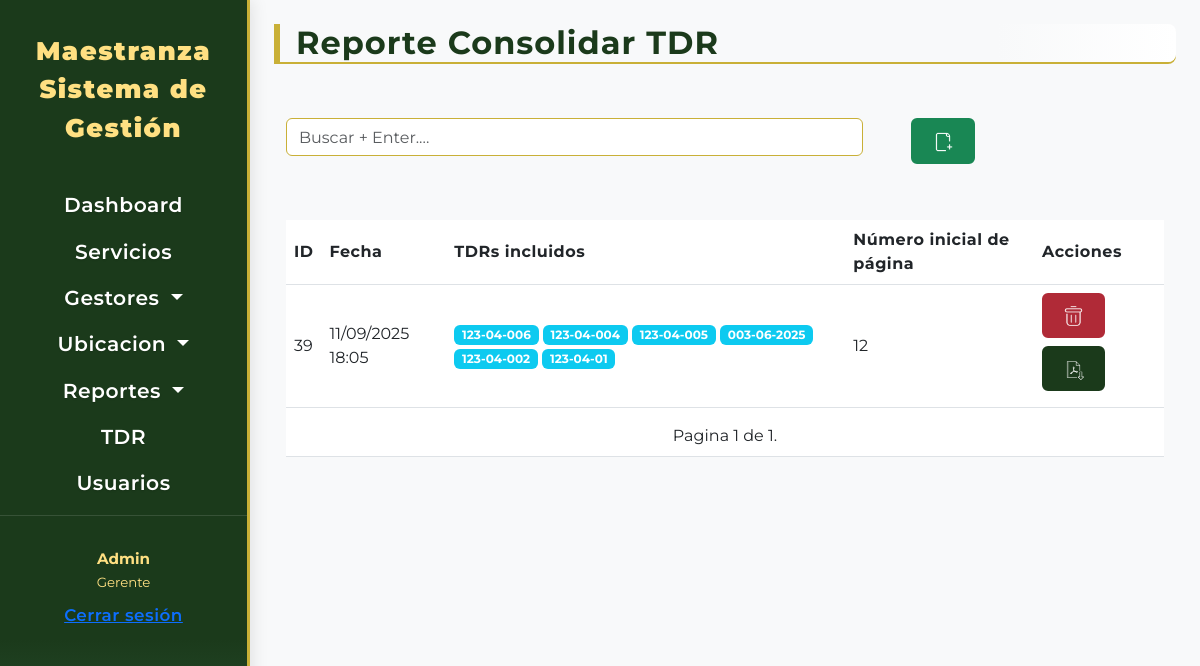
Page /tdr/consolidados/ (signed in) on the earlier database version.
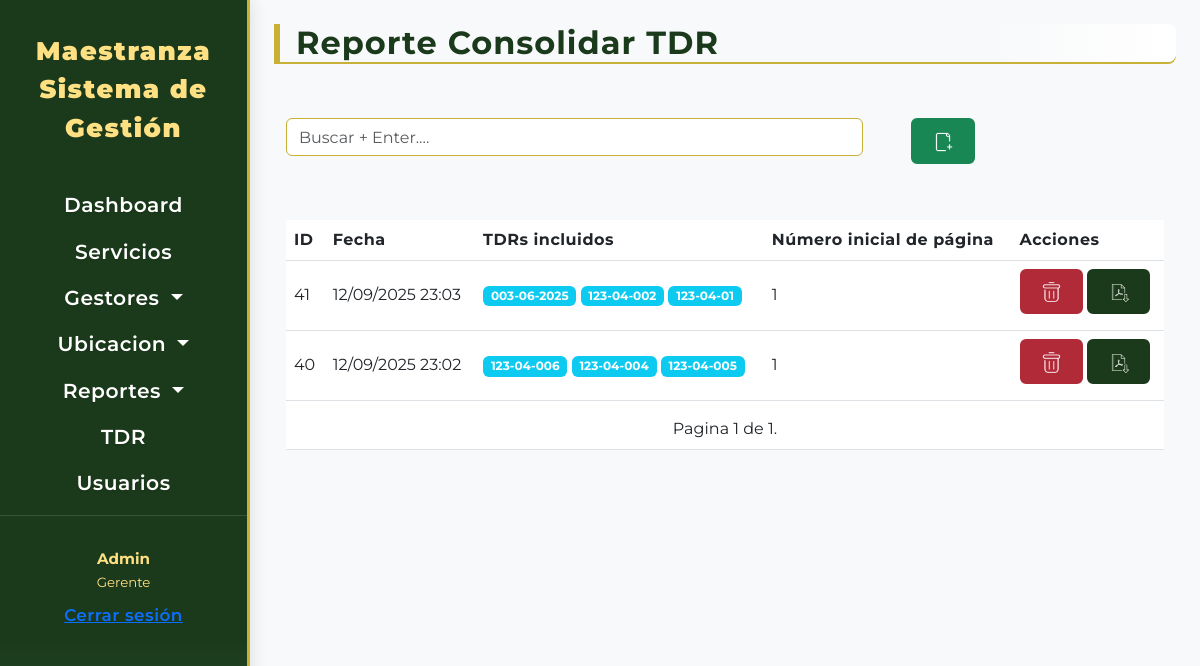
Same page on the later database version.
### tdr/models.py (models this page shows, shortened)
class ConsolidadoTDR(models.Model):
    fecha = models.DateTimeField(auto_now_add=True)
    tdrs = models.ManyToManyField(Requerimiento, related_name='consolidados')
    start_page = models.PositiveIntegerField(default=1)
    def get_borrar_url(self):
        return reverse('consolidado_tdr_borrar', args=[self.id])

class Requerimiento(models.Model):
    vehiculo = models.ForeignKey(
        Vehiculo,
        on_delete=models.CASCADE,
        related_name='requerimientos',
        verbose_name="Vehículo del Requerimiento"
    )
    fecha_creacion = models.DateTimeField(
        auto_now_add=True,
        verbose_name="Fecha de Creación del TDR",
        db_index=True
    )
    informe_tecnico_nro = models.CharField(
        unique=True,
        max_length=50,
        blank=True,
        null=True,
        verbose_name="Nº Informe Técnico"
    )
    servicios_propuestos = models.ManyToManyField(
        DescripcionServicio,
        through='RequerimientoDescripcionDetalle',
        related_name='requerimientos_asociados_servicio',
        verbose_name="Servicios Propuestos en TDR"
    )
    piezas_propuestas = models.ManyToManyField(
        PiezaTDR,
        through='RequerimientoPiezaDetalle',
        related_name='en_requerimientos',
        verbose_name="Piezas Propuestas en TDR"
    )
    class Meta:
        verbose_name = "Requerimiento TDR"
        verbose_name_plural = "Requerimientos TDRs"
        ordering = ['-fecha_creacion']

### tdr/views.py (the view)
# urls.py: path('consolidados/', views.lista_consolidados, name='lista_consolidados'),
@login_required
def lista_consolidados(request):
    search = request.GET.get('search', '').strip()
    consolidados = ConsolidadoTDR.objects.all().order_by('-fecha')
    if search:
        consolidados = consolidados.filter(
            tdrs__informe_tecnico_nro__icontains=search
        ).distinct()
    consolidados = paginacion(request, consolidados)
    return render(request, 'requerimiento/lista_consolidados.html', {
        'consolidados': consolidados,
        'urlindex': 'lista_consolidados',
        'urlcrear': 'consolidado_tdr_seleccion',
    })

### maestranza/utils.py (called while the page is built)
def paginacion(request,modelo):
    paginator = Paginator(modelo, 10)
    page_number = request.GET.get('page',1)
    try:
        modelo = paginator.page(page_number)
    except EmptyPage:
        modelo = paginator.page(paginator.num_pages)
    except PageNotAnInteger:
        modelo = paginator.page(1)
    return modelo

### templates/requerimiento/lista_consolidados.html (shortened to what this page needs)
{% extends "components/tablas.html" %}
{% block titabla %}Reporte Consolidar TDR {% endblock titabla %}
{% block Thead %}
<th>ID</th>
<th>Fecha</th>
<th>TDRs incluidos</th>
<th>Número inicial de página</th>
<th>Acciones</th>
{% endblock Thead %}
{% block tbody %}
{% for consolidado in consolidados %}
<tr>
    <td>{{ consolidado.id }}</td>
    <td>{{ consolidado.fecha|date:"d/m/Y H:i" }}</td>
    <td>
        {% for tdr in consolidado.tdrs.all %}
            <span class="badge bg-info">{{ tdr.informe_tecnico_nro }}</span>
        {% empty %}
            <span class="text-muted">Ninguno</span>
        {% endfor %}
    </td>
    <td>{{ consolidado.start_page }}</td>
    {% include "includes/botones.html" with modelo=consolidado modelomodal='consolidado' modelo_id=consolidado.id %}
</tr>
{% endfor %}
{% endblock tbody %}
{% block tfoot %}
<td colspan="5">{% include "includes/pagination.html" with page=consolidados %}</td>
{% endblock tfoot %}

### templates/includes/botones.html (shortened to what this page needs)
{% load static %}
<td>
    <span>
        <a class="btn btn-danger" href="{{ modelo.get_borrar_url }}"
            onclick="return confirm('¿Estás seguro de que deseas borrar este registro?');"><img
                src="{% static 'img/delete.png' %}" alt=" "></a>
        {% if modelomodal == 'consolidado' %}
            <a href="{% url 'generar_consolidado_tdr_pdf' %}?ids={% for tdr in modelo.tdrs.all %}{{ tdr.id }}{% if not forloop.last %},{% endif %}{% endfor %}&start_page={{ modelo.start_page }}"
               class="btn btn-primary" title="Descargar PDF consolidado" target="_blank">
                <img src="{% static 'img/exportar.png' %}" alt=" ">
            </a>
        {% endif %}
    </span>
</td>

Differences in the rows shown:
removed ConsolidadoTDR: id "39", fecha "11/09/2025 18:05", start_page "12", Requerimiento (informe_tecnico_nro "123-04-006"), Requerimiento (informe_tecnico_nro "123-04-004"), Requerimiento (informe_tecnico_nro "123-04-005"), Requerimiento (informe_tecnico_nro "003-06-2025"), Requerimiento (informe_tecnico_nro "123-04-002"), Requerimiento (informe_tecnico_nro "123-04-01")
added ConsolidadoTDR: id "41", fecha "12/09/2025 23:03", start_page "1", Requerimiento (informe_tecnico_nro "003-06-2025"), Requerimiento (informe_tecnico_nro "123-04-002"), Requerimiento (informe_tecnico_nro "123-04-01")
added ConsolidadoTDR: id "40", fecha "12/09/2025 23:02", start_page "1", Requerimiento (informe_tecnico_nro "123-04-006"), Requerimiento (informe_tecnico_nro "123-04-004"), Requerimiento (informe_tecnico_nro "123-04-005")
